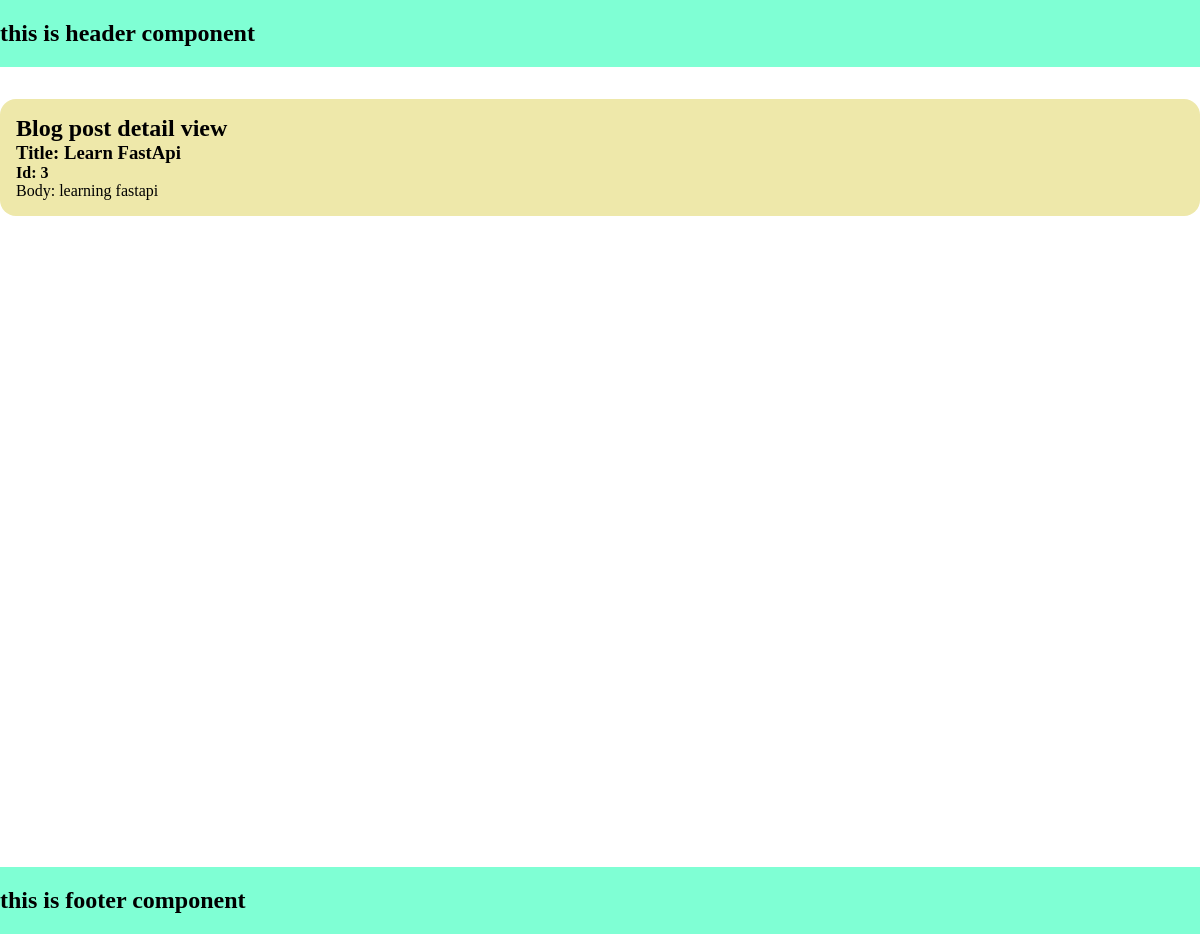
Page /blog/3 on the committed database.
### blog/models.py (models this page shows, shortened)
class Post(models.Model):
    title = models.CharField(max_length=200)
    author = models.ForeignKey("auth.User", on_delete=models.CASCADE)
    body = models.TextField()

### blog/views.py (the view)
# urls.py: path("<int:pk>", BlogDetailPageView.as_view(), name="blog_detail"),
class BlogDetailPageView(DetailView):
    model = Post
    template_name = "blog/detail.html"
    context_object_name = "post"

### blog/templates/blog/detail.html
{% extends '_base.html' %}
{% block content %}
<div>
  <h2>Blog post detail view</h2>
  <div>
    <h3>Title: {{ post.title }}</h3>
    <h4>Id: {{ post.id }}</h4>
    <p>Body: {{ post.body}}</p>
  </div>
</div>
{% endblock %}

### static/css/_base.css (style rules this page uses)
* { margin: 0px; padding: 0px; box-sizing: border-box; }

### rows in the picture
Post: title "Learn FastApi", id "3", body "learning fastapi"
